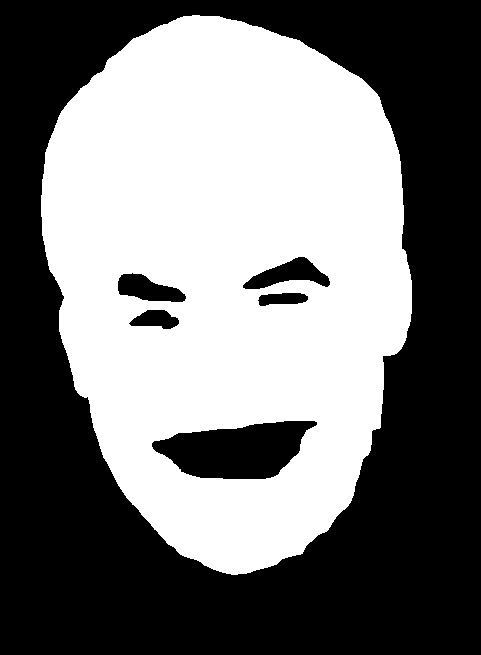
#> input picture art-src/adobe/PB-chad-4-headmask.png, 481 x 655 px, given in place of RD7-inside.jpg, which was not available
$ python cut.py ../../../art-src/adobe/PB-chad-4-headmask.png ../../../art-src/adobe/PB1a-chad-standing-headmask.png
#> lines starting #> are read from the running program, lines starting #| are printed output that depends on the picture; after the words box and inside, x2 and y2 are one past the last pixel; in counts of white or black regions, pixels touching at a corner belong together
### tools/make_cutouts.py
"""Turn Adobe background-removed images into game-ready photo cutouts.

Inputs  (art-src/adobe):     <name>-cutout.png   (RGBA, background removed)
Outputs (src/assets/scrap):  one trimmed picture per game piece (saved as WebP)

The game adds the white paper border and drop shadow itself, so these are just
the clean cutouts, trimmed to their contents.

Run:  python tools/make_cutouts.py              every step, which takes a few minutes
      python tools/make_cutouts.py sand         just the steps named (see STEPS at the bottom)
(needs what is in tools/requirements.txt. How the inputs are made is in docs/cutting.md.)
"""
import os
import cv2
import numpy as np
from PIL import Image
from shrink_assets import save_webp

ROOT = os.path.dirname(os.path.dirname(os.path.abspath(__file__)))
SRC = os.path.join(ROOT, "art-src", "adobe")
GEN = os.path.join(ROOT, "art-src", "generated")
OUT = os.path.join(ROOT, "src", "assets", "scrap")
# (A quick game with a folder of its own cuts its pictures with a file of its own,
# src/minis/<id>/cut.py, which borrows what is here and points these three at its own
# folders: its sources in art-src/games/<id>, its pieces in src/minis/<id>/assets.)


def load(name):
    return np.asarray(Image.open(os.path.join(SRC, name)).convert("RGBA"), dtype=np.float32) / 255.0


def save(name, rgba):
    """Save a cutout. It is called "name.png" everywhere, here and in the game,
    but what is written is a WebP, which is a fraction of the size."""
    os.makedirs(OUT, exist_ok=True)
    path = os.path.join(OUT, name)
    image = Image.fromarray((np.clip(rgba, 0, 1) * 255).astype(np.uint8), "RGBA")
    if name.endswith(".png"):
        size = save_webp(image, path)
    else:
        image.save(path, optimize=True)
        size = os.path.getsize(path)
    print(name, rgba.shape[1], "x", rgba.shape[0], size, "bytes")


# [41 lines left out: functions trim, seal_glass, richer, bug, not called in this run]


def original(name):
#> called with name = 'RD7-inside.jpg'
    return np.asarray(Image.open(os.path.join(GEN, name)).convert("RGB"), dtype=np.float32) / 255.0
#> returned value: shape (655, 481, 3) float32; values 0 (black) and 1 (white), 46.9% white; 1 white region, box (x1, y1, x2, y2) and area: (41, 15, 412, 575) 147842


# [14 lines left out: function pieces, not called in this run]


def hsv(rgba):
    return cv2.cvtColor(rgba[..., :3].astype(np.float32), cv2.COLOR_RGB2HSV)


# [281 lines left out: functions glass_mask, dark_glass, repaint, fractions, vehicles, cars and 10 more, not called in this run]


# The workout's bodies: for each sheet, whose it is and which pose each figure
# is doing, from left to right, with how far the new head should tip on it.
WORKOUT_SHEETS = [
    ("WT2a-mom-standing", "mom", [("ready", -0.10), ("lunge", 0.0), ("stretch", 0.0)]),
    ("WT2b-mom-floor", "mom", [("frog", 0.0), ("pretzel", 0.04), ("kick", 0.16)]),
    ("WT2c-bill-standing", "bill", [("ready", -0.10), ("lunge", 0.0), ("stretch", 0.0)]),
    ("WT2d-bill-floor", "bill", [("frog", 0.0), ("pretzel", 0.04), ("kick", 0.16)]),
]
# How tall a chin is off the floor when its owner stands up straight, in the game's own pixels.
STANDING_CHIN = 196


# [106 lines left out: functions workout_bodies, workout_set, not called in this run]


# The fight after school. Stephanie's bodies, by sheet, in the order they stand on it; the
# other girl before and after, the same way.
FIGHT_CHEER = [("AS1a-cheer-standing", ["ready", "fingers", "kick", "flurry"]), ("AS1b-cheer-losing", ["plead", "fly", "ko"])]
FIGHT_RIVAL = [("AS2a-rival-before", ["walk", "point", "flinch", "charge"], "point", 286),
               ("AS2b-rival-after", ["hulk", "flick", "win"], "hulk", 356),
               # her arm at four heights, for swinging Stephanie by: down and out, level, up and out, straight up
               ("AS5-rival-arms", ["arm0", "arm1", "arm2", "arm3"], "arm1", 356)]
# Poses in which she has an arm out with something in the hand: the game needs to know
# where that hand is. It is the leftmost point of her, or for an arm straight up, the topmost.
FIGHT_HANDS = {"flick": "left", "arm0": "left", "arm1": "left", "arm2": "left", "arm3": "top"}


# [125 lines left out: function fight, not called in this run]


# The day Chad had had enough. Whose faces there are photos of, and what each photo is
# of: the photo's number (art-src/photos/<who>-<number>.jpg), the look on his face, how far
# to turn his head to set it straight where he has it on one side (degrees, anticlockwise),
# how much more jaw to give him where the selection stopped short of his chin (as a
# fraction of the height of his head: stubble in shadow is not always taken for face),
# and how much longer than usual his face is where his mouth is wide open (so that his
# head comes out as wide as it does in his other photos, and not squeezed to their height).
BAT_FACES = [("chad", [("1", "scowl", 0, 0.045, 1), ("2", "smile", 0, 0, 1), ("3", "grin", 0, 0, 1), ("4", "laugh", 0, 0, 1), ("5", "yell", 0, 0, 1.13),
                       ("6", "cry", 0, 0, 1.07), ("7", "set", 0, 0, 1)]),
             ("shane", [("1", "beam", 0, 0, 1), ("2", "wary", 0, 0, 1), ("3", "smirk", -17, 0, 1), ("4", "scared", -8, 0, 1), ("5", "cry", 0, 0, 1),
                        ("6", "doe", 0, 0, 1)])]
# The faces that are also seen close up (in the sandbox), and so are kept at a bigger size as well.
BAT_CLOSE_UPS = {("chad", "set"), ("chad", "yell"), ("shane", "doe"), ("shane", "cry")}


# [91 lines left out: function bat_faces, not called in this run]


# The brothers' bodies, by sheet: whose it is, the poses on it from left to right with how
# far his head tips in each (radians, clockwise), and which pose on it has him standing up
# straight, if any does: that one says how big the sheet is to be drawn. (None is a figure
# that is not used: the running and the swing were made again, because both runs on the
# first sheets were the same stride and the swing's bat ran off the edge of its panel.)
BAT_SHEETS = [
    ("chad", "PB1a-chad-standing", [("stand", 0.0), ("shoved", -0.2), ("mad", 0.0), ("hide", 0.1)], "stand"),
    ("chad", "PB1b-chad-bat", [None, None, None, ("down", 0.0)], "down"),
    ("chad", "PB1c-chad-running", [("run1", 0.12), ("run2", 0.08), ("swing", 0.15)], None),
    ("shane", "PB2a-shane-standing", [("push", 0.15), ("laugh", 0.0), ("bawl", -0.06)], "laugh"),
    ("shane", "PB2b-shane-running", [None, None, ("ow", 0.12)], None),
    ("shane", "PB2c-shane-running", [("run1", 0.12), ("run2", 0.08)], None),
    # ...and for the sandbox
    ("chad", "SB3-chad-sandbox", [("dig", 0.5), ("bucket", 0.5), ("wail", 0.0), ("stance", 0.0)], "stance"),
    ("shane", "SB2-shane-sandbox", [("throw", 0.1), ("reach", 0.08), ("punch", 0.06), ("good", 0.0)], "good"),
]
# How far off the ground a boy's chin is when he stands up straight, in game pixels; and how
# many of the picture's pixels are kept for each of the game's.
KID_CHIN = 110
KID_DETAIL = 3
# Poses in which he has the bat up in front of his face: his body goes over his head, not under it.
BAT_IN_FRONT = {"mad", "run1", "run2", "swing"}
# Their mother, in the back doorway: how far off the ground her chin is (in the units of the
# piece of the game she is drawn in), and how tall the doorway she stands in is on the screen.
MOM_CHIN = 178
DOORWAY = 290


# [45 lines left out: functions headless, stood, not called in this run]


def smaller(piece, k):
    return cv2.resize(piece, (max(1, round(piece.shape[1] * k)), max(1, round(piece.shape[0] * k))), interpolation=cv2.INTER_AREA)


# [128 lines left out: functions bat_bodies, bat_door, bat_things, not called in this run]


# The day of the pocket sand. The two pictures of the brothers hugging: what each is
# called, its sheet, how far each of their heads tips in it (Chad's, then Shane's), and how
# far apart their chins are put, in game pixels. (Further than in the picture: the heads
# they are given are twice the size of the ones they had, and would be one on top of the other.)
SAND_PAIRS = [("hug", "SB6-hug", 0.14, -0.12, 40), ("side", "SB7-side-hug", 0.05, -0.06, 46)]
# Where their mother's raised arm bends, in the picture of her from below (SB9): the forearm is
# everything of her to the right of FOREARM_FROM and above FOREARM_ENDS, and it turns at ELBOW.
FOREARM_FROM, FOREARM_ENDS, ELBOW = 900, 574, (948, 614)
# How far down the picture of the sandbox its near plank begins: that much of it is a
# piece of its own as well, to go in front of whoever is standing in the sand.
BOX_NEAR = 0.764


# [45 lines left out: functions mom_scold, without_heads, chin_of, not called in this run]


def boxed(piece):
    ys, xs = np.where(piece[..., 3] > 0.3)
    return max(0, xs.min() - 3), min(piece.shape[1], xs.max() + 4), max(0, ys.min() - 3), min(piece.shape[0], ys.max() + 4)


# [390 lines left out: functions sand, bat_yard, mailman, tree, fence, houses and 10 more, not called in this run]


# The family's animals, from the family's photos of them: each photo's name in art-src/adobe
# (Adobe's cutout of it), and how tall the piece is saved, in pixels.
ANIMALS = [("roger-happy", 620), ("roger-sit", 620), ("roger-lie", 420), ("roger-sleepy", 420), ("roger-portrait", 420),
           ("grump-eat", 300), ("grump-held", 220), ("grump-asleep", 320), ("grump-up", 320)]


# [223 lines left out: functions animals, props, string_face, no_ball, teen, hallway and 3 more, not called in this run]


# Every step, in the order they are run. Each is one kind of picture: it reads its own
# sources from art-src and writes its own pieces (and, for some, a table in src/data).
STEPS = [
    bug, vehicles, cars, heads, more_heads, bill, kid, mom, bill_faces, workout_bodies,
    workout_set, fight, bat_faces, bat_bodies, sand, teen, hallway, locker_things, splats, mailman,
    mailboxes, tree, fence, houses, concrete, guardrail, effects, phone_arm, birds, papers,
    asphalt, dogs, animals, props, postcard,
]

# [11 lines that do not run on import are left out]

### src/minis/ride/cut.py
"""Cut this game's pictures: from what the owner sent and Adobe's cutouts of it
(art-src/games/ride) into the pieces the game loads (src/minis/ride/assets).

Run:  .venv/bin/python src/minis/ride/cut.py        (how the cutouts are made: docs/cutting.md)

It borrows the cutting tool's helpers (load, save, pieces, trim, selection,
head_only, without_heads, chin_of, ...) and points them at this game's own
folders, so nothing here reads or writes any other game's pictures.
"""
import os
import shutil
import sys

import cv2  # noqa: F401
import numpy as np  # noqa: F401

HERE = os.path.dirname(os.path.abspath(__file__))
ROOT = os.path.dirname(os.path.dirname(os.path.dirname(HERE)))
sys.path.insert(0, os.path.join(ROOT, "tools"))
import make_cutouts as mc  # noqa: E402

mc.SRC = os.path.join(ROOT, "art-src", "games", "ride")    # Adobe's cutouts and masks
mc.GEN = mc.SRC                                            # ...and the pictures they were made from
mc.OUT = os.path.join(HERE, "assets")                      # where the pieces go

# What goes to Adobe. People one at a time, cut off the sheet they came on (left, top, right,
# bottom, in the sheet's own pixels) and made bigger (DOUBLED), so that a head 60 pixels tall is
# one Adobe can find the chin of: each is sent for its background off (-cutout.png) and its
# head selected (-headmask.png: Hair, Face and both ears). The sheets of animals and things go
# whole, for their backgrounds only. Adobe's answers are the size of what it was sent, and are
# kept beside the sheets. (RD2, RD3 and RD5 came as photos stitched side by side: each figure's
# box keeps clear of the seams where it can.)
PEOPLE = {
    "RD1a-steph-hold": ("RD1-kids.jpg", (90, 60, 420, 756), "the girl"),
    "RD1b-steph-stand": ("RD1-kids.jpg", (470, 60, 840, 756), "the girl"),
    "RD1c-curt": ("RD1-kids.jpg", (890, 40, 1270, 756), "the boy"),
    "RD2a-pappy-wait": ("RD2-pappy-van.jpg", (110, 60, 450, 740), "the man"),
    "RD2b-pappy-ready": ("RD2-pappy-van.jpg", (470, 60, 860, 740), "the man"),
    "RD2c-pappy-kick": ("RD2-pappy-van.jpg", (850, 60, 1344, 740), "the man"),
    "RD3a-pappy-kiss": ("RD3-celebrate.jpg", (40, 60, 440, 756), "the man"),
    "RD3b-pappy-bottle": ("RD3-celebrate.jpg", (480, 30, 880, 756), "the man"),
    "RD3c-mammy-glass": ("RD3-celebrate.jpg", (940, 60, 1344, 756), "the woman"),
}
WHOLE = ["RD4-dogs.jpg", "RD5-duck.jpg", "RD6-van.jpg", "RD9-things.jpg"]
DOUBLED = 2


# [12 lines left out: function send, not called in this run]


# ---- the pieces ---------------------------------------------------------------------------------

OUT = {}
# How much finer than the game's own pixels a piece is kept (it is drawn bigger still, and twice
# over for sharp screens).
DETAIL = 2.6


def has(*names):
    """Whether Adobe's answers for these are here yet (each step waits for its own)."""
    return all(os.path.exists(os.path.join(mc.SRC, n)) for n in names)


def jpeg(name, rgb, quality=88):
    from PIL import Image
    im = Image.fromarray((np.clip(rgb, 0, 1) * 255).astype(np.uint8), "RGB")
    path = os.path.join(mc.OUT, name)
    im.save(path, quality=quality, optimize=True)
    print(name, im.size[0], "x", im.size[1], os.path.getsize(path), "bytes")


# The inside of the van (RD7): the doorway, a four-cornered opening on the left of the picture
# (top left, top right, foot of the right side, foot of the left side), is cut out of it, so
# that the forest of RD8 shows through, and what is kicked out goes behind its frame. Its sill
# runs along the foot of it; the bench seat at the back is where the rest wait their turn.
# Read off the picture with tools/test/grid.py.
DOORWAY = [(172, 95), (594, 150), (597, 628), (192, 712)]
BENCH = 586
# The edge of town (RD8): the forest down to where the road starts, for the end of the drive; and
# where the moon is, for the view through the door.
ROAD = 480
MOON = (875, 85)


def places():
    from PIL import Image, ImageDraw
    inside = mc.original("RD7-inside.jpg")
    h, w = inside.shape[:2]
#> h = 655; w = 481
    hole = Image.new("L", (w, h), 0)
#> hole: PIL image 481x655 L; every value is 0
    ImageDraw.Draw(hole).polygon(DOORWAY, fill=255)
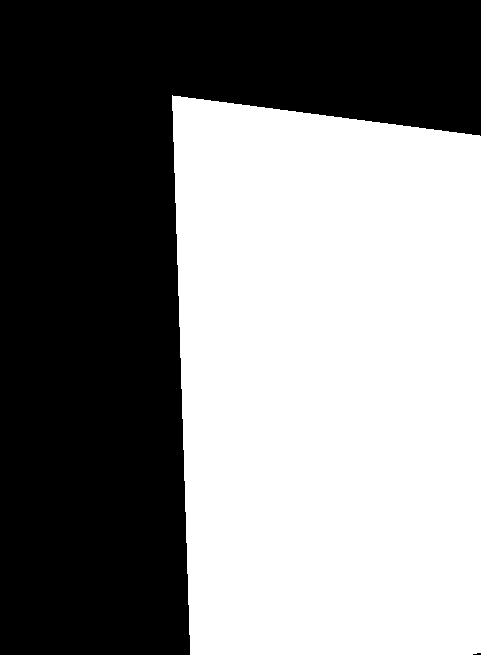
#> hole: PIL image 481x655 L; 51.3% white; 2 black regions (1 under 20 px), largest, box (x1, y1, x2, y2) and area: (0, 0, 481, 655) 153425
    hole = cv2.GaussianBlur(np.asarray(hole, np.float32) / 255, (0, 0), 1.2)
#> hole: shape (655, 481) float32
    rgba = np.dstack([inside, 1 - hole])
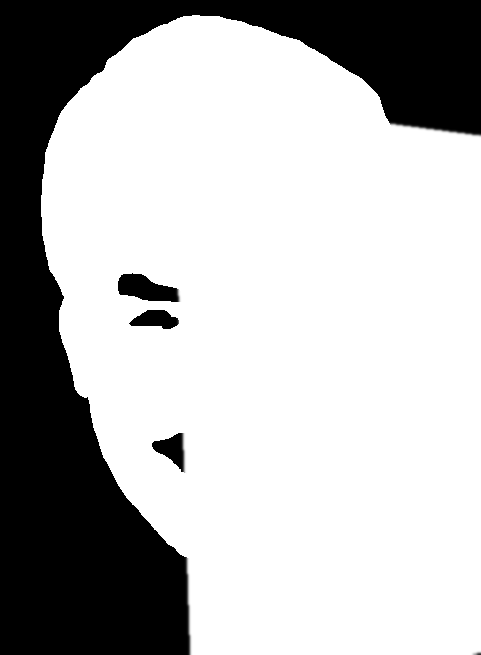
#> rgba: shape (655, 481, 4) float32; mean R, G, B, A 0.469, 0.469, 0.469, 0.487; transparent parts drawn white
    mc.save("inside.png", rgba)
#> (the call stopped at in save, `size = save_webp(image, path)`: shrink_assets is not available in this run)
    OUT["inside"] = dict(size=[w, h], door=[list(p) for p in DOORWAY], bench=BENCH)
    edge = mc.original("RD8-edge.jpg")
#> call 2 of original, with name = 'RD8-edge.jpg'
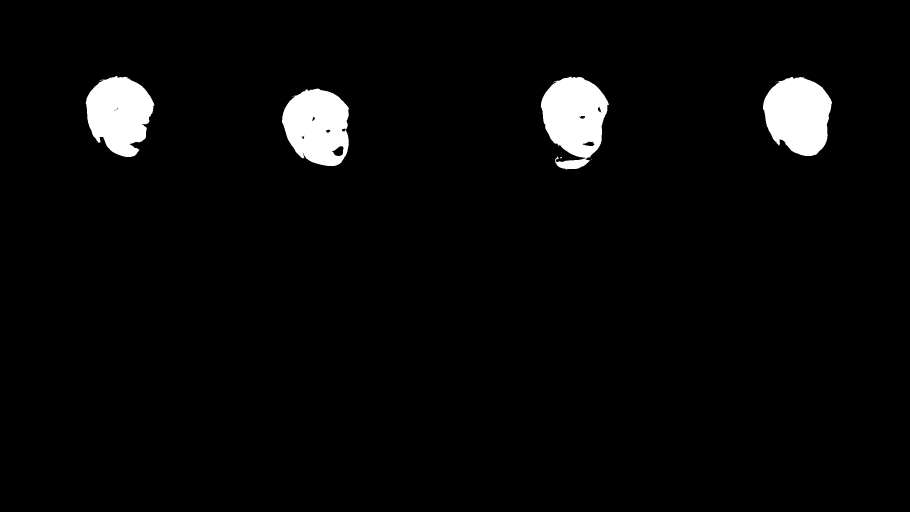
#> input picture art-src/adobe/PB1a-chad-standing-headmask.png, 2730 x 1536 px, given in place of RD8-edge.jpg, which was not available (shown at 1/3 size)
#> in original (call 2), `return np.asarray(Image.open(os.path.join(GEN, name)).convert("RGB"), ..`: returned value: shape (1536, 2730, 3) float32; values 0 (black) and 1 (white), 3.5% white; 12 white regions (8 under 20 px), largest, box (x1, y1, x2, y2) and area: (1622, 230, 1827, 508) 38022, (2289, 230, 2496, 468) 36786, (846, 266, 1048, 498) 35441, (257, 228, 463, 471) 35320
    jpeg("edge.jpg", edge)
#| edge.jpg 2730 x 1536 49002 bytes
    # (the strip repeats, so it is the picture and the picture turned round, side by side: no seam)
    wood = edge[:ROAD]
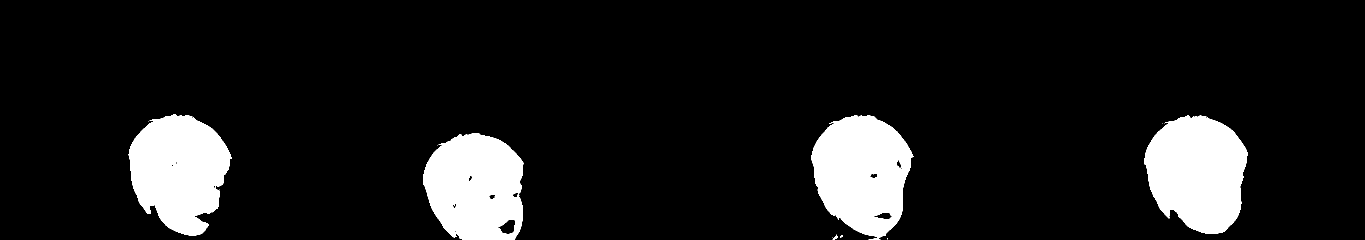
#> wood: shape (480, 2730, 3) float32 (shown at 1/2 size); values 0 (black) and 1 (white), 10.9% white; 13 white regions (8 under 20 px), largest, box (x1, y1, x2, y2) and area: (2289, 230, 2496, 468) 36786, (1622, 230, 1827, 480) 35932, (257, 228, 463, 471) 35320, (846, 266, 1048, 480) 34141, (1665, 469, 1676, 480) 47
    jpeg("forest.jpg", np.concatenate([wood, wood[:, ::-1]], axis=1))
#> call 2 of jpeg, with name = 'forest.jpg', quality = 88
#> in jpeg (call 2), `im = Image.fromarray((np.clip(rgb, 0, 1) * 255).astype(np.uint8), "RGB")`:
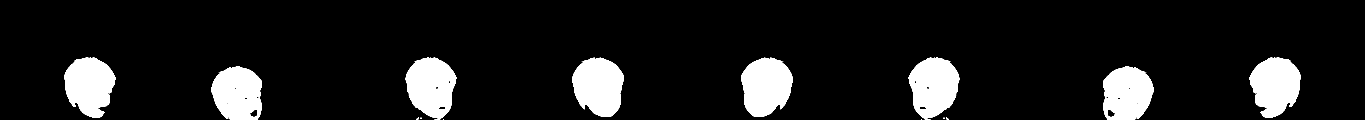
#> im: PIL image 5460x480 RGB (shown at 1/4 size); 10.9% white; 26 white regions (16 under 20 px), largest, box (x1, y1, x2, y2) and area: (2289, 230, 2496, 468) 36786, (2964, 230, 3171, 468) 36786, (1622, 230, 1827, 480) 35932
#| forest.jpg 5460 x 480 60379 bytes
    OUT["edge"] = dict(size=[edge.shape[1], edge.shape[0]], road=ROAD, moon=list(MOON))


# The sliding door, shut, from inside, is made out of RD7 itself, so that it is the same wood in
# the same light: the wall with the window in it (above the bench) over the panelling under the
# chrome strip, as tall and wide as the doorway it covers.
WINDOW_WALL = (682, 168, 925, 335)
PANELLING = (690, 388, 790, 496)


def slider():
    inside = mc.original("RD7-inside.jpg")
    x0, y0, x1, y1 = WINDOW_WALL
    top = inside[y0:y1, x0:x1]
#> top = empty array
    x0, y0, x1, y1 = PANELLING
    wood = inside[y0:y1, x0:x1]
#> wood = empty array
    xs = [p[0] for p in DOORWAY]
#> xs = [172, 594, 597, 192]
    ys = [p[1] for p in DOORWAY]
#> ys = [95, 150, 628, 712]
    w, h = max(xs) - min(xs) + 16, max(ys) - min(ys) + 16
#> w = 441; h = 633
#> (the run stopped early here; a loop or call above may not have finished)
